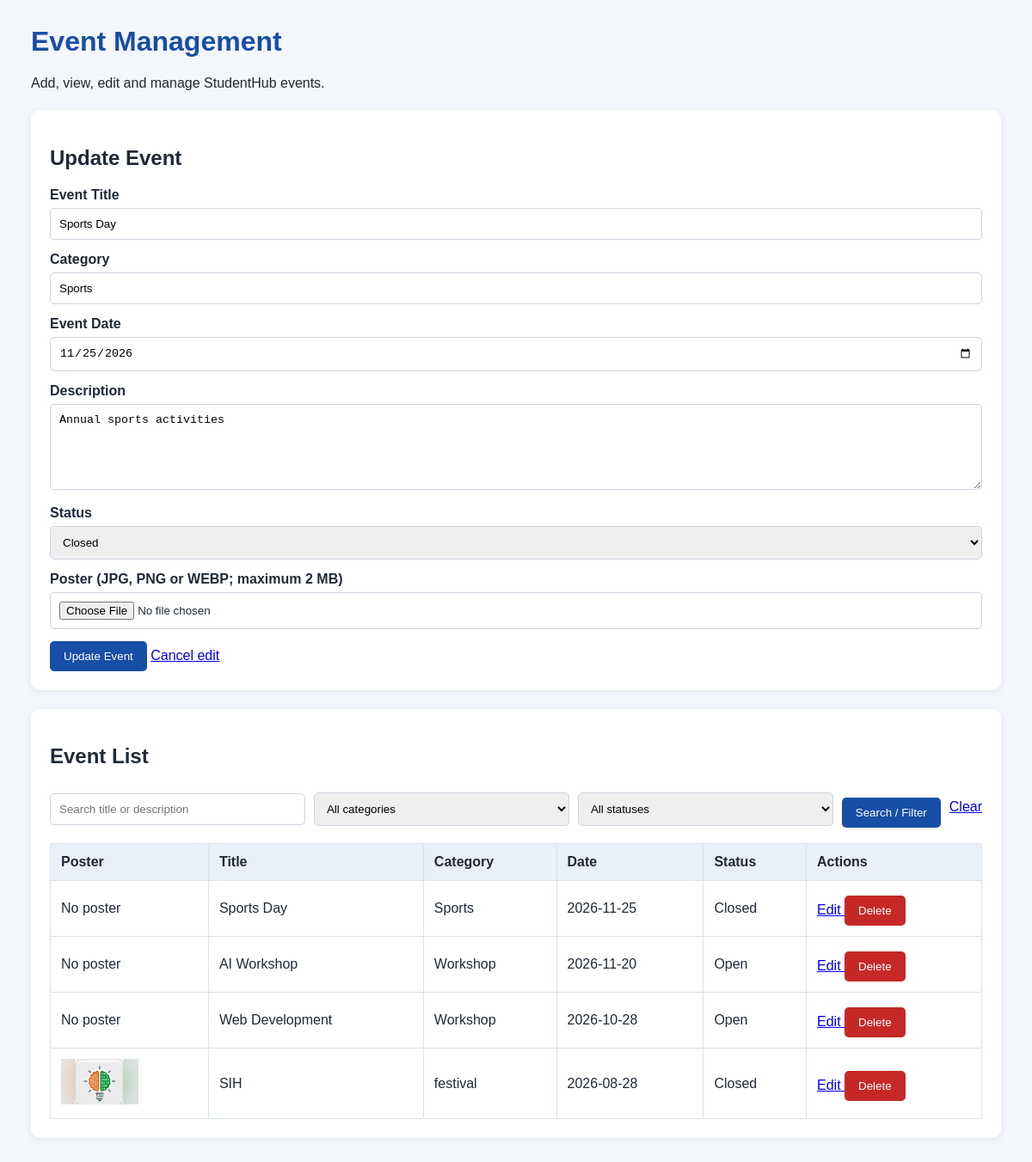
The app's page /admin/events.php?edit=3 with its own data.
### tables this page shows
CREATE TABLE `events_pr12` (
  `id` int(11) NOT NULL,
  `title` varchar(150) NOT NULL,
  `category` varchar(80) NOT NULL,
  `event_date` date NOT NULL,
  `description` text NOT NULL,
  `status` enum('open','closed') NOT NULL DEFAULT 'open',
  `poster` varchar(255) DEFAULT NULL,
  `created_at` timestamp NOT NULL DEFAULT current_timestamp()
);

### admin/events.php (the view, shortened to what this page needs)
<?php
require_once __DIR__ . '/../config/database.php';
mysqli_set_charset($conn, 'utf8mb4');
$uploadUrl = '../uploads/event-posters/';
$edit = null;
function h($value): string {
    return htmlspecialchars(
        (string)$value,
        ENT_QUOTES,
        'UTF-8'
    );
}
if (isset($_GET['edit'])) {
    $editId = filter_var($_GET['edit'], FILTER_VALIDATE_INT);
    if ($editId && $editId > 0) {
        $stmt = $conn->prepare(
            'SELECT * FROM events_pr12 WHERE id = ?'
        );
        $stmt->bind_param('i', $editId);
        $stmt->execute();
        $edit = $stmt->get_result()->fetch_assoc();
    }
}
$search = trim($_GET['search'] ?? '');
$sql = 'SELECT * FROM events_pr12 WHERE 1=1';
$sql .= ' ORDER BY event_date DESC';
$stmt = $conn->prepare($sql);
$stmt->execute();
$events = $stmt->get_result();
?>
<!DOCTYPE html>
<html lang="en">
<head>
    <link rel="stylesheet" href="events.css">
</head>
<body>
<main class="container">
    <h1>Event Management</h1>
    <p>Add, view, edit and manage StudentHub events.</p>
    <section class="panel">
        <h2><?= $edit ? 'Update Event' : 'Add New Event' ?></h2>
        <form method="post" enctype="multipart/form-data">
            <label for="title">Event Title</label>
            <input id="title" name="title" maxlength="150" required
                   value="<?= h($edit['title'] ?? '') ?>">
            <label for="category">Category</label>
            <input id="category" name="category" maxlength="80" required
                   placeholder="Workshop, Seminar, Festival"
                   value="<?= h($edit['category'] ?? '') ?>">
            <label for="event_date">Event Date</label>
            <input id="event_date" type="date" name="event_date" required
                   value="<?= h($edit['event_date'] ?? '') ?>">
            <label for="description">Description</label>
            <textarea id="description" name="description"
                      required><?= h($edit['description'] ?? '') ?></textarea>
            <label for="status">Status</label>
            <select id="status" name="status">
                <option value="closed"
                    <?= ($edit['status'] ?? '') === 'closed'
                        ? 'selected' : '' ?>>Closed</option>
            </select>
            <label for="poster">Poster (JPG, PNG or WEBP; maximum 2 MB)</label>
            <input id="poster" type="file" name="poster"
                   accept=".jpg,.jpeg,.png,.webp,image/jpeg,image/png,image/webp">
            <button type="submit">
                <?= $edit ? 'Update Event' : 'Add Event' ?>
            </button>
            <?php if ($edit): ?>
                <a href="events.php">Cancel edit</a>
            <?php endif; ?>
        </form>
    </section>
    <section class="panel">
        <h2>Event List</h2>
        <form method="get" class="filters">
            <input name="search"
                   placeholder="Search title or description"
                   value="<?= h($search) ?>">
            <select name="category">
                <option value="">All categories</option>
            </select>
            <select name="status">
                <option value="">All statuses</option>
            </select>
            <button type="submit">Search / Filter</button>
            <a href="events.php">Clear</a>
        </form>
        <div class="table-wrap">
            <table>
                <thead>
                    <tr>
                        <th>Poster</th>
                        <th>Title</th>
                        <th>Category</th>
                        <th>Date</th>
                        <th>Status</th>
                        <th>Actions</th>
                    </tr>
                </thead>
                <tbody>
                <?php while ($event = $events->fetch_assoc()): ?>
                    <tr>
                        <td>
                            <?php if (!empty($event['poster'])): ?>
                                <img class="poster"
                                     src="<?= h($uploadUrl . basename($event['poster'])) ?>"
                                     alt="Event poster">
                            <?php else: ?>
                                No poster
                            <?php endif; ?>
                        </td>
                        <td><?= h($event['title']) ?></td>
                        <td><?= h($event['category']) ?></td>
                        <td><?= h($event['event_date']) ?></td>
                        <td><?= h(ucfirst($event['status'])) ?></td>
                        <td>
                            <a href="events.php?edit=<?= (int)$event['id'] ?>">
                                Edit
                            </a>
                            <form method="post" action="event-delete.php"
                                  onsubmit="return confirm('Delete this event permanently?');">
                                <button class="danger" type="submit">
                                    Delete
                                </button>
                            </form>
                        </td>
                    </tr>
                <?php endwhile; ?>
                </tbody>
            </table>
        </div>
    </section>
</main>
</body>
</html>

### admin/events.css (style rules this page uses)
* { box-sizing: border-box; }
body { margin: 0; font-family: Arial, sans-serif; background: #f3f6fb; color: #202938; }
.container { width: 94%; max-width: 1200px; margin: 30px auto; }
h1 { color: #174ea6; }
.panel { background: white; padding: 22px; margin: 22px 0; border-radius: 10px; box-shadow: 0 2px 10px #00000012; }
label { display: block; margin-top: 14px; font-weight: bold; }
input, textarea, select { width: 100%; padding: 10px; margin-top: 6px; border: 1px solid #cbd5e1; border-radius: 5px; }
textarea { min-height: 100px; }
button { padding: 10px 16px; margin-top: 14px; border: 0; border-radius: 5px; background: #174ea6; color: white; cursor: pointer; }
.danger { background: #c62828; }
.filters { display: flex; flex-wrap: wrap; gap: 10px; align-items: center; }
.filters input, .filters select { flex: 1; min-width: 150px; }
.table-wrap { overflow-x: auto; margin-top: 18px; }
table { width: 100%; border-collapse: collapse; background: white; }
th, td { padding: 12px; border: 1px solid #dbe2ea; text-align: left; }
th { background: #eaf0fa; }
.poster { width: 90px; max-height: 100px; object-fit: contain; }
td form { display: inline; }
td button { margin-top: 5px; }

### records on screen
events_pr12: title "Sports Day", category "Sports", event_date "11/25/2026", description "Annual sports activities", status "Closed", shows "No poster", event_date "2026-11-25"
events_pr12: shows "No poster", title "AI Workshop", category "Workshop", event_date "2026-11-20", status "Open"
events_pr12: shows "No poster", title "Web Development", category "Workshop", event_date "2026-10-28", status "Open"
events_pr12: poster (picture), title "SIH", category "festival", event_date "2026-08-28", status "Closed"
